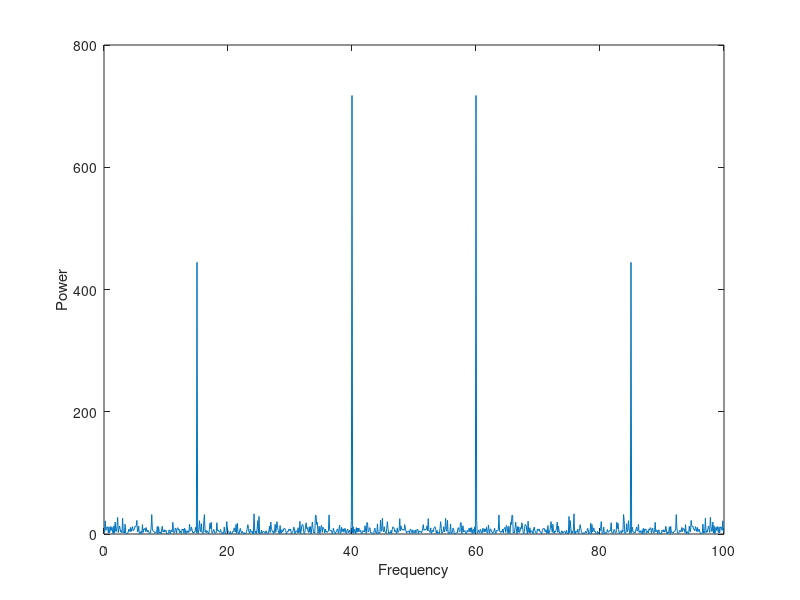

Write the MATLAB code that produced this figure.
clear all, close all

rng('default')
fs = 100;                                % sample frequency (Hz)
t = 0:1/fs:10-1/fs;                      % 10 second span time vector
x = (1.3)*sin(2*pi*15*t) ...             % 15 Hz component
  + (1.7)*sin(2*pi*40*(t-2)) ...         % 40 Hz component
  + 2.5*randn(size(t));                  % Gaussian noise;

y = fft(x);

n = length(x);          % number of samples
f = (0:n-1)*(fs/n);     % frequency range
power = abs(y).^2/n;    % power of the DFT

plot(f,power)
xlabel('Frequency')
ylabel('Power')
